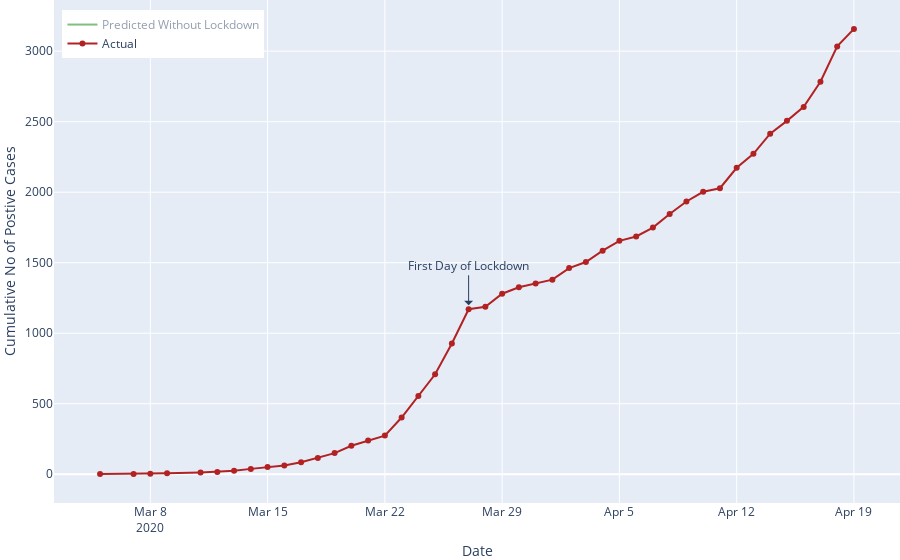

Notebook code cell kept with this figure:
### Code cell
fig_daily_cum_confirm = go.Figure(layout = dict(xaxis_title="Date",
                                                yaxis_title="Cumulative No of Postive Cases",
                                                legend=dict(x=0.01, y=.98), xaxis=dict(fixedrange=True),
                                                yaxis=dict(fixedrange=True), hovermode='x'))

# Predict
fig_daily_cum_confirm.add_trace(go.Scatter(x=daily_cumulative_predict['date'], 
                                        y=daily_cumulative_predict['cumulative_cases'], hoverinfo='x+y', mode='lines', 
                                        marker=dict(color='green'), visible = 'legendonly')) # , name='Predicted'

# Actual
fig_daily_cum_confirm.add_trace(go.Scatter(x=daily_cumulative_confirmed['date'], 
                                           y=daily_cumulative_confirmed['cumulative_cases'], hoverinfo='x+y', mode='markers+lines', 
                                           marker=dict(color='firebrick'))) 

fig_daily_cum_confirm.update_layout(
    margin=empty_margin_dict,
    annotations=[
        dict(
            x=pd.to_datetime('2020-03-27', format='%Y/%m/%d'),
            y=1170,
            xref="x",
            yref="y",
            text="First Day of Lockdown",
            showarrow=True,
            arrowsize=1.5,
            arrowhead=1,
            yshift=4,
            ax=0,
            ay=-40
        )
    ],
)

fig_daily_cum_confirm.data[0].name = "Predicted Without Lockdown"
fig_daily_cum_confirm.data[1].name = "Actual"


fig_daily_cum_confirm.data[0].hovertemplate = '%{y}<extra></extra>'
fig_daily_cum_confirm.data[1].hovertemplate = '%{y}<extra></extra>'
fig_daily_cum_confirm.show(config = dict(displayModeBar=False))

### Figure 1 — Plotly figure (JSON) as saved in the notebook; plotly's stock layout.template omitted (floating-point values rounded to 4 significant figures)
{"data": [{"hoverinfo": "x+y", "hovertemplate": "%{y}<extra></extra>", "marker": {"color": "green"}, "mode": "lines", "name": "Predicted Without Lockdown", "type": "scatter", "visible": "legendonly", "x": ["2020-03-05T00:00:00", "2020-03-07T00:00:00", "2020-03-08T00:00:00", "2020-03-09T00:00:00", "2020-03-11T00:00:00", "2020-03-12T00:00:00", "2020-03-13T00:00:00", "2020-03-14T00:00:00", "2020-03-15T00:00:00", "2020-03-16T00:00:00", "2020-03-17T00:00:00", "2020-03-18T00:00:00", "2020-03-19T00:00:00", "2020-03-20T00:00:00", "2020-03-21T00:00:00", "2020-03-22T00:00:00", "2020-03-23T00:00:00", "2020-03-24T00:00:00", "2020-03-25T00:00:00", "2020-03-26T00:00:00", "2020-03-27T00:00:00", "2020-03-28T00:00:00", "2020-03-29T00:00:00", "2020-03-30T00:00:00", "2020-03-31T00:00:00", "2020-04-01T00:00:00", "2020-04-02T00:00:00", "2020-04-03T00:00:00", "2020-04-04T00:00:00", "2020-04-05T00:00:00", "2020-04-06T00:00:00", "2020-04-07T00:00:00", "2020-04-08T00:00:00", "2020-04-09T00:00:00", "2020-04-10T00:00:00", "2020-04-11T00:00:00", "2020-04-12T00:00:00", "2020-04-13T00:00:00", "2020-04-14T00:00:00", "2020-04-15T00:00:00", "2020-04-16T00:00:00", "2020-04-17T00:00:00", "2020-04-18T00:00:00", "2020-04-19T00:00:00"], "y": [3, 5, 7, 9, 16, 21, 27, 36, 47, 62, 81, 106, 139, 182, 239, 314, 411, 539, 707, 927, 1216, 1594, 2091, 2742, 3595, 4715, 6182, 8107, 10631, 13942, 18282, 23974, 31439, 41227, 54063, 70896, 92969, 121915, 159873, 209649, 274924, 360521, 472768, 619964]}, {"hoverinfo": "x+y", "hovertemplate": "%{y}<extra></extra>", "marker": {"color": "firebrick"}, "mode": "markers+lines", "name": "Actual", "type": "scatter", "x": ["2020-03-05T00:00:00", "2020-03-07T00:00:00", "2020-03-08T00:00:00", "2020-03-09T00:00:00", "2020-03-11T00:00:00", "2020-03-12T00:00:00", "2020-03-13T00:00:00", "2020-03-14T00:00:00", "2020-03-15T00:00:00", "2020-03-16T00:00:00", "2020-03-17T00:00:00", "2020-03-18T00:00:00", "2020-03-19T00:00:00", "2020-03-20T00:00:00", "2020-03-21T00:00:00", "2020-03-22T00:00:00", "2020-03-23T00:00:00", "2020-03-24T00:00:00", "2020-03-25T00:00:00", "2020-03-26T00:00:00", "2020-03-27T00:00:00", "2020-03-28T00:00:00", "2020-03-29T00:00:00", "2020-03-30T00:00:00", "2020-03-31T00:00:00", "2020-04-01T00:00:00", "2020-04-02T00:00:00", "2020-04-03T00:00:00", "2020-04-04T00:00:00", "2020-04-05T00:00:00", "2020-04-06T00:00:00", "2020-04-07T00:00:00", "2020-04-08T00:00:00", "2020-04-09T00:00:00", "2020-04-10T00:00:00", "2020-04-11T00:00:00", "2020-04-12T00:00:00", "2020-04-13T00:00:00", "2020-04-14T00:00:00", "2020-04-15T00:00:00", "2020-04-16T00:00:00", "2020-04-17T00:00:00", "2020-04-18T00:00:00", "2020-04-19T00:00:00"], "y": [1, 2, 3, 7, 13, 16, 24, 38, 51, 62, 85, 116, 150, 202, 240, 274, 402, 554, 709, 927, 1170, 1187, 1280, 1326, 1353, 1380, 1462, 1505, 1585, 1655, 1686, 1749, 1845, 1934, 2003, 2028, 2173, 2272, 2415, 2506, 2605, 2783, 3034, 3158]}], "layout": {"annotations": [{"arrowhead": 1, "arrowsize": 1.5, "ax": 0, "ay": -40, "showarrow": true, "text": "First Day of Lockdown", "x": "2020-03-27T00:00:00", "xref": "x", "y": 1170, "yref": "y", "yshift": 4}], "hovermode": "x", "legend": {"x": 0.01, "y": 0.98}, "margin": {"b": 0, "l": 0, "r": 0, "t": 0}, "xaxis": {"fixedrange": true, "title": {"text": "Date"}}, "yaxis": {"fixedrange": true, "title": {"text": "Cumulative No of Postive Cases"}}}}
